Frame 1 (no input): blank canvas, image omitted
Frame 60 (the mouse pressed at the canvas centre just before this capture): blank canvas, image omitted
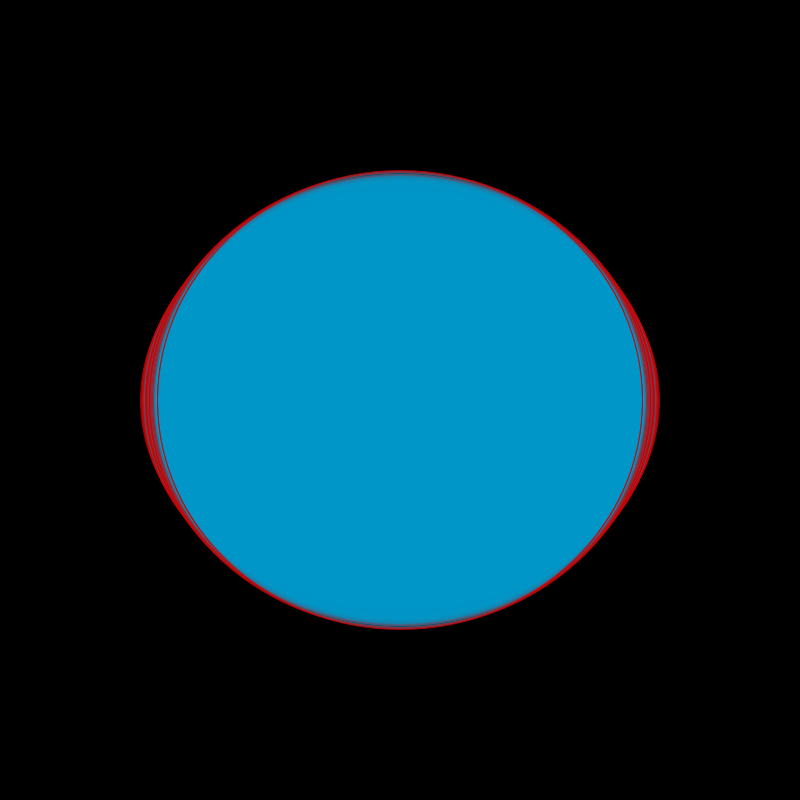
Frame 120 (the mouse held since frame 60 and released just before this capture)

The Processing sketch whose frames 1 and 60 were blank and that drew this single picture after the mouse press (run headless with seeded random() and noise(); from frame 60 on, the mouse is pressed at the canvas centre):

// Processing sketch: processing_99678
// ── processing_99678.pde

float x[] = new float [500];
float y[] = new float [500];
float x1[] = new float [500];
float y1[] = new float [500];
boolean xover = false;
boolean yover = false;
float line[] = new float [500];
int radians = 680;
float [] cos_vals = new float [radians];
float [] sin_vals = new float [radians];
float r = random (20,50);
float angulo=0;
int i=0;
void setup() {
  size(800,800);
  background(0);
  stroke(200,0,0,200);
  smooth();
}
void draw() {
  if (mouseX <= 400 && mouseY <= 400) {
    xover = true; 
    yover = true;
  }
  if (mousePressed) {
    i++;
    if(i>= 500)
      i =0;
    //line(mouseX, mouseY, r*cos(i), r * sin (i));
    //ecuacion de circulo;
    x1[i] = mouseX + (100* cos(angulo));
    y1[i] = mouseY +(100* sin(angulo));
    angulo=angulo+0.01;

    ellipse(mouseX, mouseY, x1[i]+random(0,20), y1[i]+random(0,5));
    fill(0,150,200,random(0,80));
  } 
  else { 
    background (0);

  }

}
